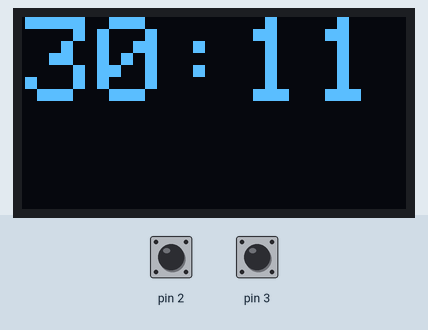
Simulated run of this sketch. Board: Arduino Uno, built with avr-gcc and run on an emulated ATmega328P. On the bench: 128×64 one-colour display. Inputs (shaded band) come from the test bench; at power-on: pin 2 HIGH, pin 3 HIGH.

1.3 s: pin 2 pulled LOW for 0.15 s
Above: at 2.3 s.
Timing chart, 0 to 4.3 s (numbered marks = the images above; inputs shaded):
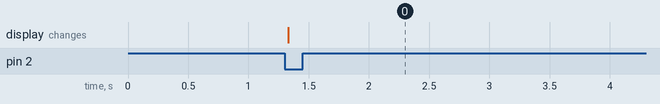

The sketch:

OLED_timer_1125.ino
```cpp
//ヘッダ
#include<Wire.h>
#include<Adafruit_GFX.h>
#include<Adafruit_SSD1306.h>
int x= 999;
int sec=12;
int minute=30;
bool flag = false;
bool set_values_flag =false;
int reset_flag=0;
//ディスプレイ変数
Adafruit_SSD1306 display(-1);
void setup() {
  pinMode(2,INPUT_PULLUP);
  pinMode(3,INPUT_PULLUP);
  pinMode(8,INPUT_PULLUP);
  pinMode(9,INPUT_PULLUP);
  // put your setup code here, to run once:
  display.begin(SSD1306_SWITCHCAPVCC, 0x3C);
  Serial.begin(9600);
}


//文字セット
void set_text(int minu, int se){
      display.clearDisplay();
      // 出力する文字の大きさ
      display.setTextSize(4);
      // 出力する文字の色
      display.setTextColor(WHITE);
      // 文字の一番端の位置
      display.setCursor(1, 0);
      if(se<10){ //秒数が10未満
        if (minute <10){ //分数も秒数も10未満
          display.println("0"+String(minu)+":0"+String(se));
        }
        else{
          display.println(String(minu)+":0"+String(se));
        }

      }

      else if(minute<10){ //分数が10未満
          display.println("0"+String(minu)+":"+String(se));
        }

      else{
        display.println(String(minu)+":"+String(se));
      }
      // ディスプレイへの表示
      display.display();
}


//秒数リターン
void return_value(){
  //秒が0以下{
      if (sec <1){
        minute --;
        sec =60;
      }
      //分も秒も0以下
      if ((sec <1)&& (minute <1)){
        minute=0;
        sec=0;
      }
      else{
        sec --;
        //min_value --;
      }
}

void set_values(){
  if(sec>=60){
      sec=0;
    }
  else{
    sec++;
  }

  if(minute>=100){
    minute=0;
  }
  else{
    minute++;
  }

}
void loop() {
  //2番がLOWで3番がHIGHでflagがfalseだったらtrueにする
  if((digitalRead(2)==LOW)&&(digitalRead(3)==HIGH)&&(flag==false)){
      flag=true;
      return_value();
      set_text(minute,sec);
      delay(990);
  }


  //2番がHIGHで3番がLOWでflagがfalseだったらtrueにする
  if((digitalRead(2)==HIGH)&&(digitalRead(3)==LOW)&&(flag==true)){
      flag=false;
      set_text(minute,sec);
      reset_flag++;
      //if (reset_flag<=10){
        //reset_flag=0;
        //minute=0;
        //sec=0;
      //}
      delay(990);
  }

  //どちらもLOWでflagがtrue
  if((digitalRead(2)==LOW)&&(digitalRead(3)==LOW)&&(flag==true)){
      //flag=false;
      return_value();
      set_text(minute,sec);
      delay(990);
  }

  if((digitalRead(2)==LOW)&&(digitalRead(3)==LOW)&&(flag==false)){

      //set_values();

      set_text(minute,sec);
      delay(990);
  }
  //チャタリング防止
  delay(10);

}
```

Measured:
- after the input at 1.3 s, the display: changes at once (image 0)
